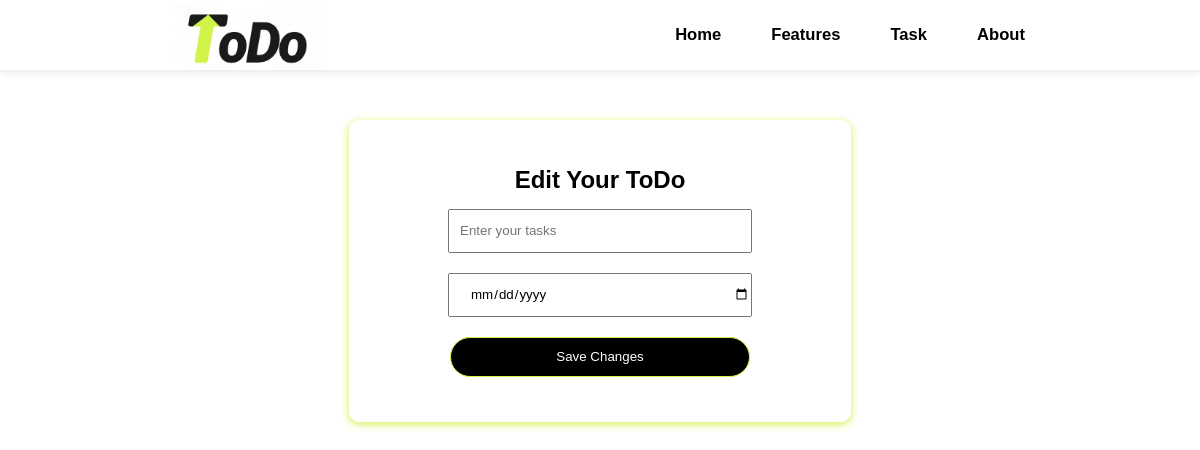
Before: /edittodo/1 with the older database file.
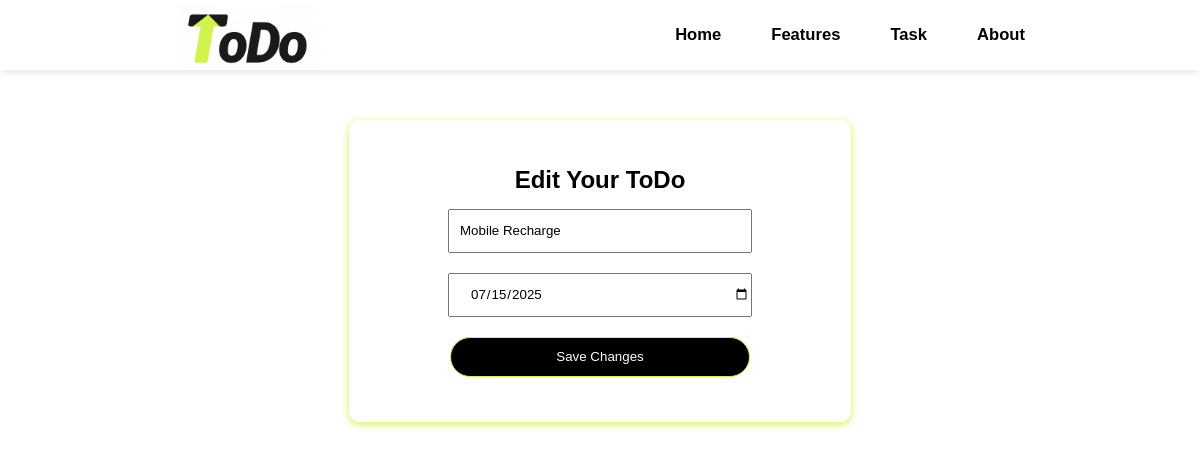
After: the same page with the newer database file.
### App/models.py (models this page shows, shortened)
class Todo(models.Model):
    user=models.ForeignKey(User,on_delete=models.CASCADE,blank=True,null=True)
    task=models.CharField(max_length=100,blank=True,null=True)
    deadline=models.DateField(max_length=20,blank=True,null=True)
    date=models.DateTimeField(auto_now_add=True)
    complete=models.BooleanField(default=False)

### App/views.py (the view)
# urls.py: path('edittodo/<int:pk>',views.edittodo,name="edittodo"),
def edittodo(request,pk):
    pen=Todo.objects.filter(pk=pk).first()
    if request.method=="POST":
        pen.task=request.POST.get("task")
        pen.deadline=request.POST.get("deadline")
        pen.save()
        return HttpResponseRedirect(reverse("addtodo"))
    return render(request,'edit.html',{'pen':pen})

### App/templates/edit.html (shortened to what this page needs)
{% load static %}
<!DOCTYPE html>
<html lang="en">
<head>
    <link rel="stylesheet" href="{% static 'css/edit.css' %}">
</head>
<body>
    <div class="container">
        <div class="navbar">
            <div class="logo">
                <img src="{% static 'images/finallogo.png' %}" alt="">
            </div>
            <div class="menus">
                <div class="menu_items">
                    <a href="{% url 'homepage' %}"><h5>Home</h5></a>
                    <h5>Features</h5>
                    <h5>Task</h5>
                    <h5>About</h5>
                </div>
            </div>
        </div>
        <div class="todo">
            <div class="todo-form">
                <h2>Edit Your ToDo</h2>
                <form method="post" action="{% url 'edittodo' pk=pen.pk %}" class="enter-todo">{% csrf_token %}
                    <input type="text" name="task" placeholder="Enter your tasks" value="{{pen.task}}">
                    <input type="date" id="task-date" name="deadline" value="{{pen.deadline|date:'Y-m-d'}}">
                    <button type="submit" id="addtodo">Save Changes</button>
                </form>
            </div>
        </div>
    </div>
</body>
</html>

Changed rows visible on the page:
added Todo: task "Mobile Recharge", deadline "07/15/2025"
